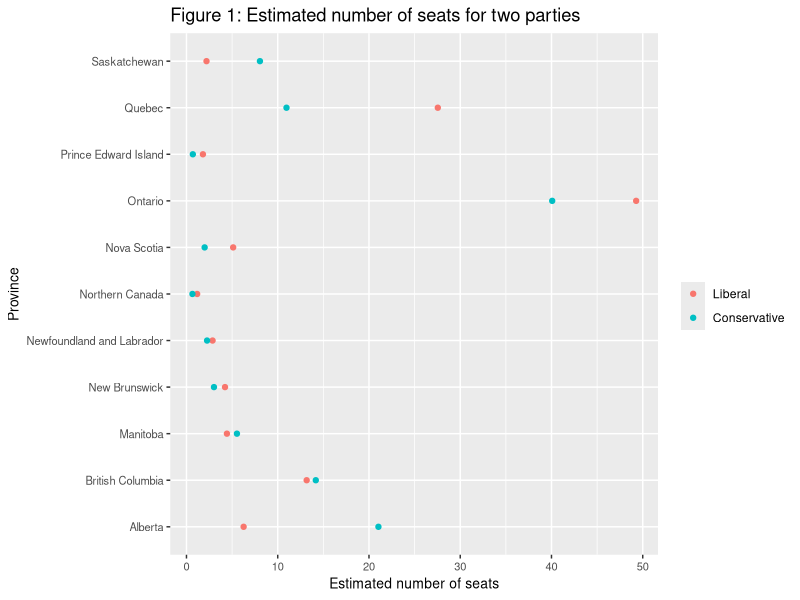
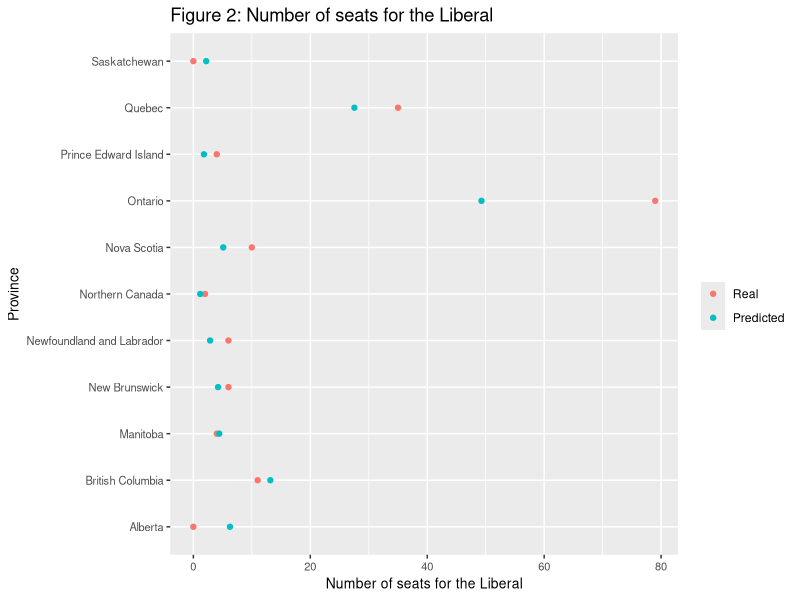
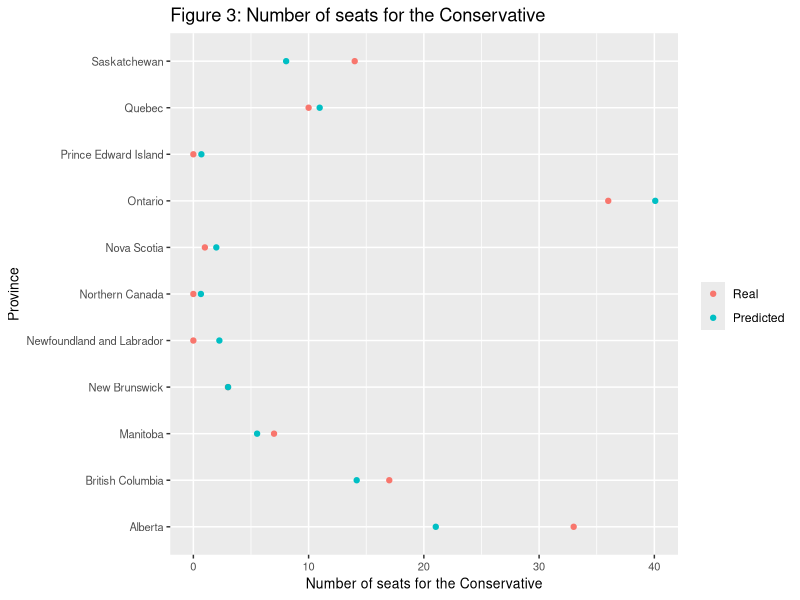

Reproduce these figures in R, in order.
## ---- chunk 1
library(tidyverse)
library(lme4)
library(kableExtra)
library("reshape2")
library("ggplot2")
setwd("~/Desktop/sta304 final")
# Loading in the cleaned survey Data
survey_data <- read_csv("outputs/survey_data.csv")

# Loading in the cleaned census Data
census_data <- read_csv("outputs/census_data.csv")

## ---- chunk 2
kbl(head(survey_data), booktabs = T, caption = "Survey data table (Head)") %>% 
  kable_styling(latex_options = c("striped", "scale_down", "hold_position"))
kbl(summary(survey_data), caption = "Survey data summary", booktabs = T) %>% 
  kable_styling(latex_options = c("striped", "scale_down", "hold_position"))
## ---- chunk 3
kbl(head(census_data), caption = "Census data table (Head)", booktabs = T) %>% 
  kable_styling(latex_options = c("striped", "scale_down", "hold_position"))
## ---- chunk 4

# Creating the Model
model_liberal <- glmer(vote_liberal ~ (1|age) + (1|sex)  + (1|education) + (1|place_birth_canada) +
                         (1|income_family) + (1|province), data = survey_data, family = binomial)

# Model Results (to Report in Results section)

model_liberal_summary <- summary(model_liberal)

## ---- chunk 5

# Creating the Model
model_cons <- glmer(vote_conservative ~ (1|age) + (1|sex)  + (1|education) + (1|place_birth_canada) +
                      (1|income_family) + (1|province), data = survey_data, family = binomial)

# Model Results (to Report in Results section)

model_cons_summary <- summary(model_cons)

## ---- chunk 6
# Here I will perform the post-stratification calculation
census_data$logodds_estimate_liberal <-
  model_liberal %>%
  predict(newdata = census_data)

census_data$estimate_liberal <-
  exp(census_data$logodds_estimate_liberal)/(1+exp(census_data$logodds_estimate_liberal))

census_data <- census_data %>%
  mutate(lib_predict_prop = estimate_liberal*n) 
table_lib <- census_data %>%
  group_by(province) %>%
  summarise("predicted winning proportion" = sum(lib_predict_prop)/sum(n))
table_lib$seats <- c(34, 42, 14, 10, 7, 3, 11, 121, 4, 78, 14)
table_lib$"seats for the Liberal" <- table_lib$"predicted winning proportion"*table_lib$seats

## ---- chunk 7
# Here I will perform the post-stratification calculation
census_data$logodds_estimate_cons <-
  model_cons %>%
  predict(newdata = census_data)

census_data$estimate_cons <-
  exp(census_data$logodds_estimate_cons)/(1+exp(census_data$logodds_estimate_cons))

table_cons <- census_data %>%
  mutate(cons_predict_prop = estimate_cons*n) %>%
  group_by(province) %>%
  summarise("predicted winning proportion" = sum(cons_predict_prop)/sum(n))
table_cons$seats <- c(34, 42, 14, 10, 7, 3, 11, 121, 4, 78, 14)
table_cons$"seats for the Conservative" <- table_cons$"predicted winning proportion"*table_cons$seats
## ---- chunk 8
kbl(table_lib, caption = "Predicted results for the Liberal", booktabs = T) %>% 
  kable_styling(latex_options = c("striped", "hold_position"))
## ---- chunk 9
kbl(table_cons, caption = "Predicted results for the Conservative", booktabs = T) %>% 
  kable_styling(latex_options = c("striped", "hold_position"))
## ---- chunk 10
table <- data.frame(Province=table_lib$province, Liberal=table_lib$"seats for the Liberal",
                    Conservative=table_cons$"seats for the Conservative")
test_data_long <- melt(table, id="Province")  # convert to long format

ggplot(data=test_data_long,
       aes(x=Province, y=value, colour=variable)) +
       geom_point() +
  labs(title = "Figure 1: Estimated number of seats for two parties",x = "Province", y="Estimated number of seats", colour= "") +
  coord_flip() +
  theme(axis.title = element_text(size = rel(2)),
        axis.text = element_text(size = 8),
        axis.title.y = element_text(size = 10),
        axis.title.x = element_text(size = 10))


## ---- chunk 11

table_real_liberal <- data.frame(Province=table$Province, 
                                 Real=c(0, 11, 4, 6, 6, 2, 10, 79, 4, 35, 0),
                                 Predicted=table$Liberal)
test_data_long_lib <- melt(table_real_liberal, id="Province")

ggplot(data=test_data_long_lib,
       aes(x=Province, y=value, colour=variable)) +
       geom_point() +
  labs(title = "Figure 2: Number of seats for the Liberal",x = "Province",
       y="Number of seats for the Liberal", colour= "") +
  coord_flip()+
  theme(axis.title = element_text(size = rel(2)),
        axis.text = element_text(size = 8),
        axis.title.y = element_text(size = 10),
        axis.title.x = element_text(size = 10))
## ---- chunk 12
table_real_conservative <- data.frame(Province=table$Province, 
                                 Real=c(33, 17, 7, 3, 0, 0, 1, 36, 0, 10, 14),
                                 Predicted=table$Conservative)
test_data_long_cons <- melt(table_real_conservative, id="Province")

ggplot(data=test_data_long_cons,
       aes(x=Province, y=value, colour=variable)) +
       geom_point() +
  labs(title = "Figure 3: Number of seats for the Conservative",x = "Province",
       y="Number of seats for the Conservative", colour= "") +
  coord_flip()+
  theme(axis.title = element_text(size = rel(2)),
        axis.text = element_text(size = 8),
        axis.title.y = element_text(size = 10),
        axis.title.x = element_text(size = 10))
## ---- chunk 13
summary_table <- data.frame(Liberal=sum(table_lib$`seats for the Liberal`),
                            Conservative=sum(table_cons$`seats for the Conservative`))
kbl(summary_table, caption = "Predicted results for the 2019 Canadian election", booktabs = T) %>% 
  kable_styling(latex_options = c("striped", "hold_position"))
## ---- chunk 14
model_liberal_summary
## ---- chunk 15
model_cons_summary
